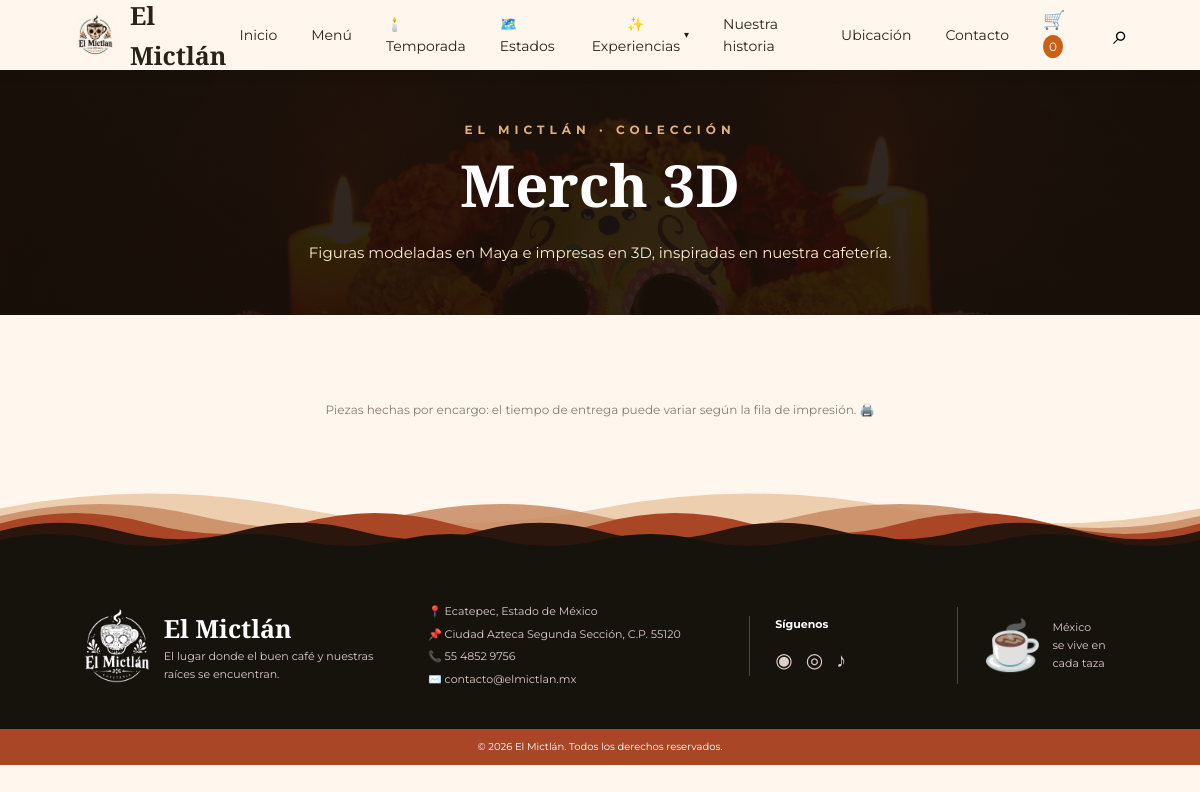
Page /Merch.php on the earlier database version.
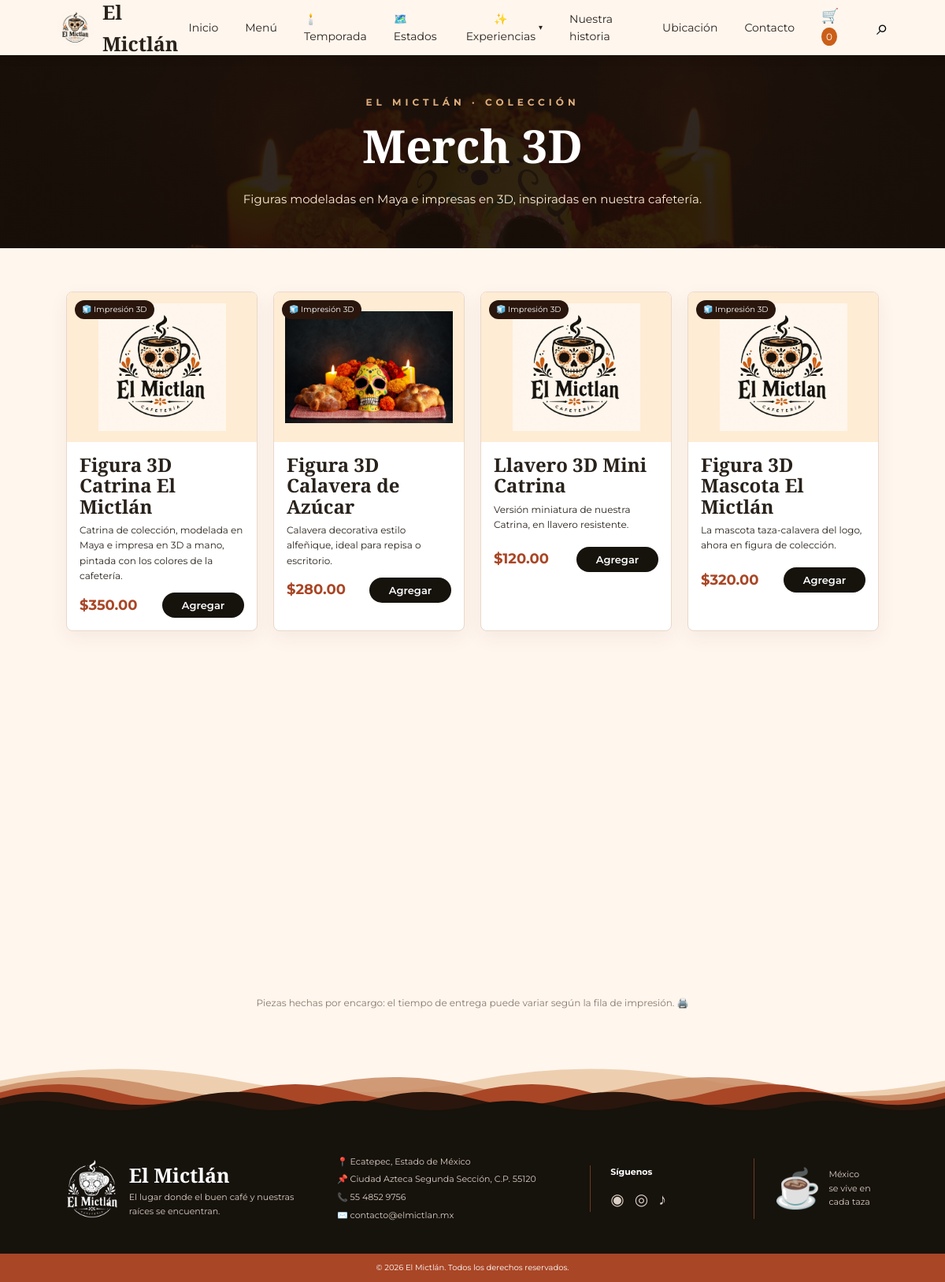
Same page on the later database version.
### tables this page shows
CREATE TABLE productos (
    id INT AUTO_INCREMENT PRIMARY KEY,
    nombre VARCHAR(150) NOT NULL,
    categoria ENUM('Bebidas calientes','Comida','Bebidas frías','Merch') NOT NULL,
    descripcion VARCHAR(255) DEFAULT '',
    precio DECIMAL(10,2) NOT NULL DEFAULT 0.00,
    imagen VARCHAR(255) DEFAULT 'imn/cafe-granos.jpeg',
    disponible TINYINT(1) NOT NULL DEFAULT 1,
    temporada TINYINT(1) NOT NULL DEFAULT 0 COMMENT '1 = platillo especial de Día de Muertos',
    dato_curioso VARCHAR(255) DEFAULT NULL COMMENT 'Solo se usa cuando temporada=1',
    es_reyes TINYINT(1) NOT NULL DEFAULT 0 COMMENT '1 = solo se muestra con el tema de Rosca de Reyes activado'
);

### Merch.php (the view, shortened to what this page needs)
<?php
require_once "config.php";
$stmt = $pdo->query("SELECT * FROM productos WHERE disponible=1 AND categoria='Merch' ORDER BY id");
$productos = $stmt->fetchAll();
?>
<!DOCTYPE html>
<html lang="es">
<head>
<link rel="stylesheet" href="style.css">
</head>
<body>
<?php include "header.php"; ?>
<section class="page-hero merch-hero">
    <p>EL MICTLÁN · COLECCIÓN</p>
    <h1>Merch 3D</h1>
    <span>Figuras modeladas en Maya e impresas en 3D, inspiradas en nuestra cafetería.</span>
</section>
<section class="merch-page section">
    <div class="products-grid">
        <?php foreach ($productos as $producto): ?>
            <article class="product-card merch-card">
                <div class="product-image">
                    <img src="<?php echo htmlspecialchars($producto['imagen']); ?>" alt="<?php echo htmlspecialchars($producto['nombre']); ?>">
                    <span>🧊 Impresión 3D</span>
                </div>
                <div class="product-body">
                    <h3><?php echo htmlspecialchars($producto['nombre']); ?></h3>
                    <p><?php echo htmlspecialchars($producto['descripcion']); ?></p>
                    <div class="product-bottom">
                        <strong>$<?php echo number_format($producto['precio'],2); ?></strong>
                        <button class="add-cart" data-id="<?php echo $producto['id']; ?>">Agregar</button>
                    </div>
                </div>
            </article>
        <?php endforeach; ?>
    </div>
    <p class="merch-nota">Piezas hechas por encargo: el tiempo de entrega puede variar según la fila de impresión. 🖨️</p>
</section>
<?php include "footer.php"; ?>
</body>
</html>

### header.php (shortened to what this page needs)
<?php
$carritoCantidad = 0;
$paginaActual = basename($_SERVER['PHP_SELF']);
?>
<header class="site-header">
    <a class="brand" href="index.php">
        <img src="imn/logo-elmictlan.jpeg" alt="Logo El Mictlán">
        <span>El Mictlán</span>
    </a>
    <nav id="mainNav">
        <a class="<?php echo $paginaActual === 'index.php' ? 'active' : ''; ?>" href="index.php">Inicio</a>
        <a class="<?php echo $paginaActual === 'menu.php' ? 'active' : ''; ?>" href="menu.php">Menú</a>
        <a class="<?php echo $paginaActual === 'temporada.php' ? 'active' : ''; ?>" href="temporada.php">🕯️ Temporada</a>
        <a class="<?php echo $paginaActual === 'estados.php' ? 'active' : ''; ?>" href="estados.php">🗺️ Estados</a>
        <div class="nav-dropdown">
            <button type="button" class="nav-dropdown-btn<?php echo in_array($paginaActual, ['ofrenda.php', 'radionovela.php', 'merch.php'], true) ? ' active' : ''; ?>"
                    id="experienciasBtn" aria-haspopup="true" aria-expanded="false">
                ✨ Experiencias <span class="nav-caret">▾</span>
            </button>
        </div>
        <a class="<?php echo $paginaActual === 'nosotros.php' ? 'active' : ''; ?>" href="nosotros.php">Nuestra historia</a>
        <a class="<?php echo $paginaActual === 'ubicacion.php' ? 'active' : ''; ?>" href="ubicacion.php">Ubicación</a>
        <a class="<?php echo $paginaActual === 'contacto.php' ? 'active' : ''; ?>" href="contacto.php">Contacto</a>
        <a class="cart-link" href="carrito.php">🛒 <span id="cartCount"><?php echo $carritoCantidad; ?></span></a>
        <button class="search-btn" id="searchBtn" type="button" aria-label="Buscar">⌕</button>
    </nav>
</header>

### footer.php
<footer class="site-footer">
    <div class="footer-waves" aria-hidden="true">
        <svg class="ola ola-1" viewBox="0 0 2400 120" preserveAspectRatio="none"><path d="M0 46 Q150 6 300 46 T600 46 T900 46 T1200 46 T1500 46 T1800 46 T2100 46 T2400 46 V120 H0 Z"/></svg>
        <svg class="ola ola-2" viewBox="0 0 2400 120" preserveAspectRatio="none"><path d="M0 56 Q100 24 200 56 T400 56 T600 56 T800 56 T1000 56 T1200 56 T1400 56 T1600 56 T1800 56 T2000 56 T2200 56 T2400 56 V120 H0 Z"/></svg>
        <svg class="ola ola-3" viewBox="0 0 2400 120" preserveAspectRatio="none"><path d="M0 66 Q75 38 150 66 T300 66 T450 66 T600 66 T750 66 T900 66 T1050 66 T1200 66 T1350 66 T1500 66 T1650 66 T1800 66 T1950 66 T2100 66 T2250 66 T2400 66 V120 H0 Z"/></svg>
        <svg class="ola ola-4" viewBox="0 0 2400 120" preserveAspectRatio="none"><path d="M0 76 Q60 54 120 76 T240 76 T360 76 T480 76 T600 76 T720 76 T840 76 T960 76 T1080 76 T1200 76 T1320 76 T1440 76 T1560 76 T1680 76 T1800 76 T1920 76 T2040 76 T2160 76 T2280 76 T2400 76 V120 H0 Z"/></svg>
        <svg class="ola ola-5" viewBox="0 0 2400 120" preserveAspectRatio="none"><path d="M0 88 Q50 72 100 88 T200 88 T300 88 T400 88 T500 88 T600 88 T700 88 T800 88 T900 88 T1000 88 T1100 88 T1200 88 T1300 88 T1400 88 T1500 88 T1600 88 T1700 88 T1800 88 T1900 88 T2000 88 T2100 88 T2200 88 T2300 88 T2400 88 V120 H0 Z"/></svg>
    </div>
    <div class="footer-main">
        <div class="footer-brand">
            <img src="imn/logo-elmictlan-blanco.png" alt="El Mictlán">
            <div>
                <h3>El Mictlán</h3>
                <p>El lugar donde el buen café y nuestras raíces se encuentran.</p>
            </div>
        </div>
        <div class="footer-info">
            <p>📍 Ecatepec, Estado de México</p>
            <p>📌 Ciudad Azteca Segunda Sección, C.P. 55120</p>
            <p>📞 55 4852 9756</p>
            <p>✉️ contacto@elmictlan.mx</p>
        </div>
        <div class="footer-social">
            <h4>Síguenos</h4>
            <div><span>◉</span><span>◎</span><span>♪</span></div>
        </div>
        <div class="footer-slogan">
            <span>☕</span>
            <p>México<br>se vive en<br>cada taza</p>
        </div>
    </div>
    <div class="copyright">© 2026 El Mictlán. Todos los derechos reservados.</div>
</footer>

Differences in the rows shown:
added productos: imagen (picture), nombre "Figura 3D Catrina El Mictlán", descripcion "Catrina de colección, modelada en Maya e impresa en 3D a mano, pintada con los colores de la cafetería.", precio "350.00"
added productos: imagen (picture), nombre "Figura 3D Calavera de Azúcar", descripcion "Calavera decorativa estilo alfeñique, ideal para repisa o escritorio.", precio "280.00"
added productos: imagen (picture), nombre "Llavero 3D Mini Catrina", descripcion "Versión miniatura de nuestra Catrina, en llavero resistente.", precio "120.00"
added productos: imagen (picture), nombre "Figura 3D Mascota El Mictlán", descripcion "La mascota taza-calavera del logo, ahora en figura de colección.", precio "320.00"
